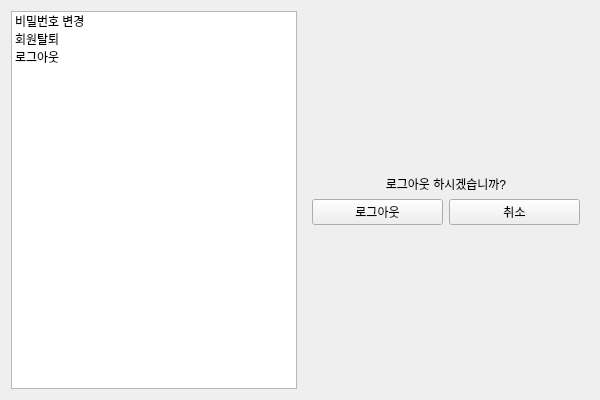
<?xml version="1.0" encoding="UTF-8"?>
<ui version="4.0">
 <class>Mypage</class>
 <widget class="QDialog" name="Mypage">
  <property name="geometry">
   <rect>
    <x>0</x>
    <y>0</y>
    <width>600</width>
    <height>400</height>
   </rect>
  </property>
  <property name="windowTitle">
   <string>프로필</string>
  </property>
  <layout class="QHBoxLayout" name="mainLayout">
   <item>
    <widget class="QListWidget" name="menuListWidget">
     <item>
      <property name="text">
       <string>비밀번호 변경</string>
      </property>
     </item>
     <item>
      <property name="text">
       <string>회원탈퇴</string>
      </property>
     </item>
     <item>
      <property name="text">
       <string>로그아웃</string>
      </property>
     </item>
    </widget>
   </item>
   <item>
    <widget class="QStackedWidget" name="stackedWidget">
     <property name="currentIndex">
      <number>2</number>
     </property>
     <widget class="QWidget" name="passwordPage">
      <layout class="QVBoxLayout" name="passwordLayout">
       <item>
        <widget class="QLabel" name="currentPasswordLabel">
         <property name="text">
          <string>현재 비밀번호</string>
         </property>
        </widget>
       </item>
       <item>
        <widget class="QLineEdit" name="currentPasswordLineEdit">
         <property name="echoMode">
          <enum>QLineEdit::EchoMode::Password</enum>
         </property>
        </widget>
       </item>
       <item>
        <widget class="QLabel" name="newPasswordLabel">
         <property name="text">
          <string>새로운 비밀번호</string>
         </property>
        </widget>
       </item>
       <item>
        <widget class="QLineEdit" name="newPasswordLineEdit">
         <property name="echoMode">
          <enum>QLineEdit::EchoMode::Password</enum>
         </property>
        </widget>
       </item>
       <item>
        <widget class="QLabel" name="confirmPasswordLabel">
         <property name="text">
          <string>새로운 비밀번호 확인</string>
         </property>
        </widget>
       </item>
       <item>
        <widget class="QLineEdit" name="confirmPasswordLineEdit">
         <property name="echoMode">
          <enum>QLineEdit::EchoMode::Password</enum>
         </property>
        </widget>
       </item>
       <item>
        <layout class="QHBoxLayout" name="passwordButtonLayout">
         <item>
          <widget class="QPushButton" name="changePasswordButton">
           <property name="text">
            <string>변경하기</string>
           </property>
          </widget>
         </item>
         <item>
          <widget class="QPushButton" name="cancelPasswordButton">
           <property name="text">
            <string>취소</string>
           </property>
          </widget>
         </item>
        </layout>
       </item>
       <item>
        <spacer name="passwordSpacer">
         <property name="orientation">
          <enum>Qt::Orientation::Vertical</enum>
         </property>
         <property name="sizeHint" stdset="0">
          <size>
           <width>0</width>
           <height>0</height>
          </size>
         </property>
        </spacer>
       </item>
      </layout>
     </widget>
     <widget class="QWidget" name="deleteAccountPage">
      <layout class="QVBoxLayout" name="deleteLayout">
       <item>
        <spacer name="deleteTopSpacer">
         <property name="orientation">
          <enum>Qt::Orientation::Vertical</enum>
         </property>
         <property name="sizeHint" stdset="0">
          <size>
           <width>0</width>
           <height>0</height>
          </size>
         </property>
        </spacer>
       </item>
       <item>
        <widget class="QLabel" name="deleteLabel">
         <property name="text">
          <string>회원탈퇴 하시겠습니까?</string>
         </property>
         <property name="alignment">
          <set>Qt::AlignmentFlag::AlignCenter</set>
         </property>
        </widget>
       </item>
       <item>
        <layout class="QHBoxLayout" name="deleteButtonLayout">
         <item>
          <widget class="QPushButton" name="confirmDeleteButton">
           <property name="text">
            <string>탈퇴하기</string>
           </property>
          </widget>
         </item>
         <item>
          <widget class="QPushButton" name="cancelDeleteButton">
           <property name="text">
            <string>취소</string>
           </property>
          </widget>
         </item>
        </layout>
       </item>
       <item>
        <spacer name="deleteBottomSpacer">
         <property name="orientation">
          <enum>Qt::Orientation::Vertical</enum>
         </property>
         <property name="sizeHint" stdset="0">
          <size>
           <width>0</width>
           <height>0</height>
          </size>
         </property>
        </spacer>
       </item>
      </layout>
     </widget>
     <widget class="QWidget" name="LogoutPage">
      <layout class="QVBoxLayout" name="verticalLayout_2">
       <item>
        <layout class="QVBoxLayout" name="LogoutVLayout">
         <item>
          <spacer name="verticalSpacer">
           <property name="orientation">
            <enum>Qt::Orientation::Vertical</enum>
           </property>
           <property name="sizeHint" stdset="0">
            <size>
             <width>20</width>
             <height>40</height>
            </size>
           </property>
          </spacer>
         </item>
         <item>
          <widget class="QLabel" name="label">
           <property name="text">
            <string>로그아웃 하시겠습니까?</string>
           </property>
           <property name="alignment">
            <set>Qt::AlignmentFlag::AlignCenter</set>
           </property>
          </widget>
         </item>
         <item>
          <layout class="QHBoxLayout" name="LogoutHLayout">
           <item>
            <widget class="QPushButton" name="LogoutButton">
             <property name="text">
              <string>로그아웃</string>
             </property>
            </widget>
           </item>
           <item>
            <widget class="QPushButton" name="CancelButton">
             <property name="text">
              <string>취소</string>
             </property>
            </widget>
           </item>
          </layout>
         </item>
         <item>
          <spacer name="verticalSpacer_2">
           <property name="orientation">
            <enum>Qt::Orientation::Vertical</enum>
           </property>
           <property name="sizeHint" stdset="0">
            <size>
             <width>20</width>
             <height>40</height>
            </size>
           </property>
          </spacer>
         </item>
        </layout>
       </item>
      </layout>
     </widget>
    </widget>
   </item>
  </layout>
 </widget>
 <resources/>
 <connections/>
</ui>
